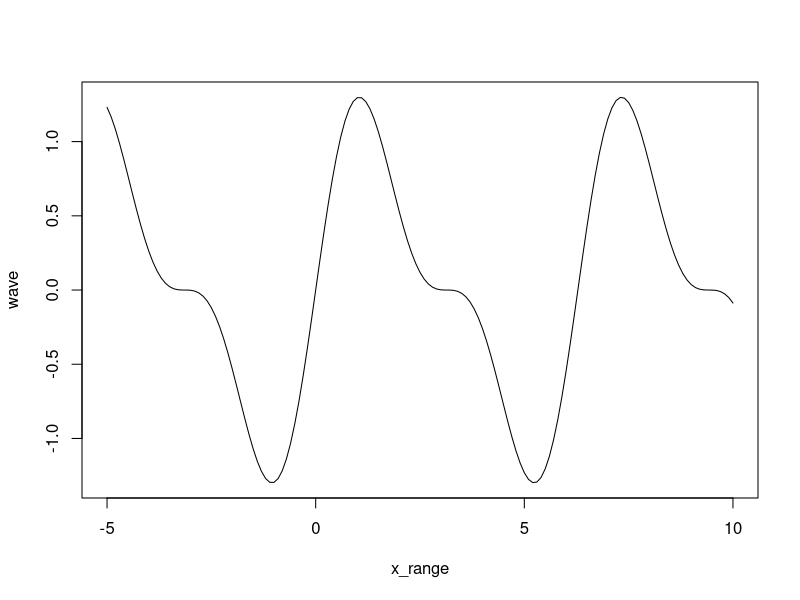

Write R code to recreate this figure.
# Exercise 1: creating and operating on vectors

# Create a vector `names` that contains your name and the names of 2 people 
# next to you. Print the vector.

names <- c("David Barron", "Hugo Barron", "Sarah Barron")

# Use the colon operator : to create a vector `n` of numbers from 10:49
n <- 10:49

# Use the `length()` function to get the number of elements in `n`
length(n)

# Add 1 to each element in `n` and print the result
n + 1

# Create a vector `m` that contains the numbers 10 to 1 (in that order). 
# Hint: use the `seq()` function
m <- 10:1

# Subtract `m` FROM `n`. Note the recycling!
n - m

# Use the `seq()` function to produce a range of numbers from -5 to 10 in `0.1`
# increments. Store it in a variable `x_range`
x_range <- seq(-5, 10, by = 0.1)

# Create a vector `sin_wave` by calling the `sin()` function on each element 
# in `x_range`.
sin_wave <- sin(x_range)

# Create a vector `cos_wave` by calling the `cos()` function on each element 
# in `x_range`.
cos_wave <- cos(x_range)

# Create a vector `wave` by multiplying `sin_wave` and `cos_wave` together, then
# adding `sin_wave` to the product

wave <- (sin_wave * cos_wave) + sin_wave

# Use the `plot()` function to plot your `wave`!
plot(x_range, wave, type = 'l')
